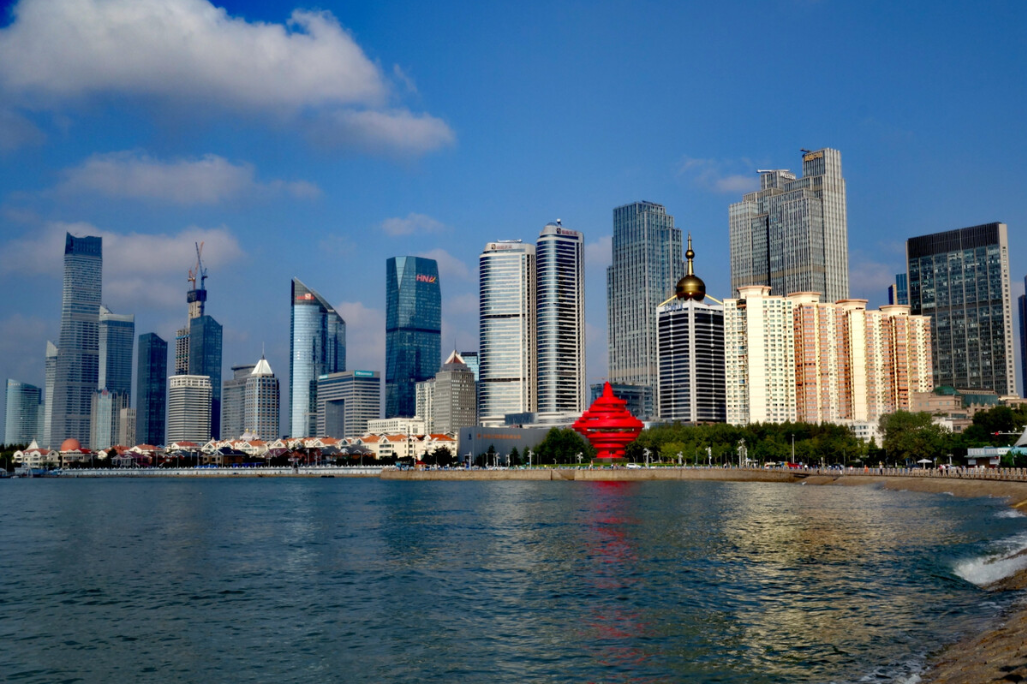
%> input picture Dehaze/test_images/54.png, 1027 x 684 px
$ octave --eval "result = func_DCP_noSkyDetect(imread('../test_images/54.png'));"   (GNU Octave 9; MATLAB toolbox functions it lacks are replaced by stand-ins)
%> lines starting %> are read from the running program, lines starting %| are printed output that depends on the picture; in (x1, y1, x2, y2) boxes, pixels count from 0 and x2, y2 are one past the last pixel; in counts of white or black regions, pixels touching at a corner belong together; the program's own positions count from 1
### Dehaze/functions4DCP/fastguidedfilter.m
function q = fastguidedfilter(I, p, r, eps, s)
%   GUIDEDFILTER   O(1) time implementation of guided filter.
%
%   - guidance image: I (should be a gray-scale/single channel image)
%   - filtering input image: p (should be a gray-scale/single channel image)
%   - local window radius: r
%   - regularization parameter: eps
%   - subsampling ratio: s (try s = r/4 to s=r)

I_sub = imresize(I, 1/s, 'nearest'); % NN is often enough
p_sub = imresize(p, 1/s, 'nearest');
r_sub = r / s; % make sure this is an integer

[hei, wid] = size(I_sub);
N = boxfilter(ones(hei, wid), r_sub); % the size of each local patch; N=(2r+1)^2 except for boundary pixels.

mean_I = boxfilter(I_sub, r_sub) ./ N;
mean_p = boxfilter(p_sub, r_sub) ./ N;
mean_Ip = boxfilter(I_sub.*p_sub, r_sub) ./ N;
cov_Ip = mean_Ip - mean_I .* mean_p; % this is the covariance of (I, p) in each local patch.

mean_II = boxfilter(I_sub.*I_sub, r_sub) ./ N;
var_I = mean_II - mean_I .* mean_I;

a = cov_Ip ./ (var_I + eps);
b = mean_p - a .* mean_I;

mean_a = boxfilter(a, r_sub) ./ N;
mean_b = boxfilter(b, r_sub) ./ N;

mean_a = imresize(mean_a, [size(I, 1), size(I, 2)], 'bilinear'); % bilinear is recommended
mean_b = imresize(mean_b, [size(I, 1), size(I, 2)], 'bilinear');

q = mean_a .* I + mean_b;
end

### Dehaze/functions4DCP/boxfilter.m
function imDst = boxfilter(imSrc, r)

%   BOXFILTER   O(1) time box filtering using cumulative sum
%
%   - Definition imDst(x, y)=sum(sum(imSrc(x-r:x+r,y-r:y+r)));
%   - Running time independent of r;
%   - Equivalent to the function: colfilt(imSrc, [2*r+1, 2*r+1], 'sliding', @sum);
%   - But much faster.

[hei, wid] = size(imSrc);
imDst = zeros(size(imSrc));

%cumulative sum over Y axis
imCum = cumsum(imSrc, 1);
%difference over Y axis
imDst(1:r+1, :) = imCum(1+r:2*r+1, :);
imDst(r+2:hei-r, :) = imCum(2*r+2:hei, :) - imCum(1:hei-2*r-1, :);
imDst(hei-r+1:hei, :) = repmat(imCum(hei, :), [r, 1]) - imCum(hei-2*r:hei-r-1, :);

%cumulative sum over X axis
imCum = cumsum(imDst, 2);
%difference over Y axis
imDst(:, 1:r+1) = imCum(:, 1+r:2*r+1);
imDst(:, r+2:wid-r) = imCum(:, 2*r+2:wid) - imCum(:, 1:wid-2*r-1);
imDst(:, wid-r+1:wid) = repmat(imCum(:, wid), [1, r]) - imCum(:, wid-2*r:wid-r-1);
end

### Dehaze/functions/func_DCP_noSkyDetect.m
% function for Dark Channel Prior without sky detect
function output = func_DCP_noSkyDetect(input)
J = input;
%> J is the input picture: size 684x1027x3 uint8; mean R, G, B 80.1, 103.9, 124.5

patch_size_dc1 = 16;
str1=strel('square',patch_size_dc1);
Jdark = imerode(min(J,[],3),str1);
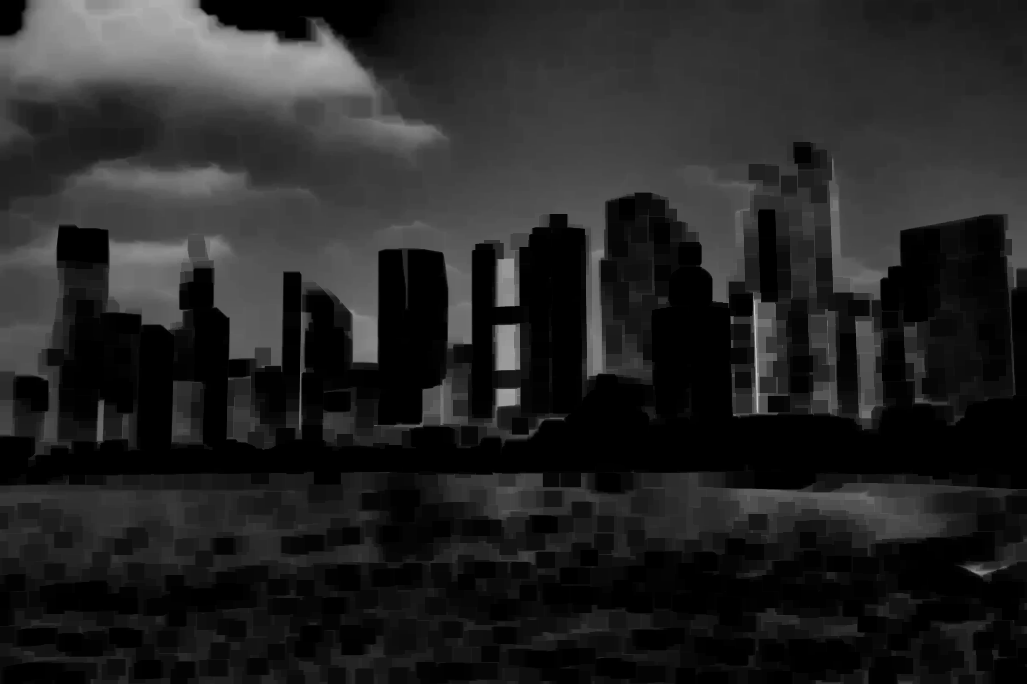
%> Jdark: size 684x1027 uint8; min 0, max 201, mean 36.4

[m,n,~] = size(J);
%> m = 684; n = 1027
imsize = m*n;
%> imsize = 702468
N = floor( m*n./1000 );
%> N = 702
JDarkVec = reshape(Jdark,imsize,1);
ImVec = reshape(J,imsize,3);
[~,indices] = sort(JDarkVec);
indices = indices(imsize-N+1:end);
%> indices = 702 values, max 518200 at index 627, min 90986 at index 79, mean 189671.8
atmsum = zeros(1,3);
for ind = 1:N
    atmsum = atmsum + ImVec(indices(ind),:);
end
%> this loop made 702 passes
%> atmsum on passes 1 to 3: [192 192 200], [255 255 255], [255 255 255]
Ac = atmsum/N;
%> Ac = [0 0 0]
w = 0.8;
im = zeros(size(J));
for ind = 1:3
    im(:,:,ind)= J(:,:,ind)./Ac(ind);
end
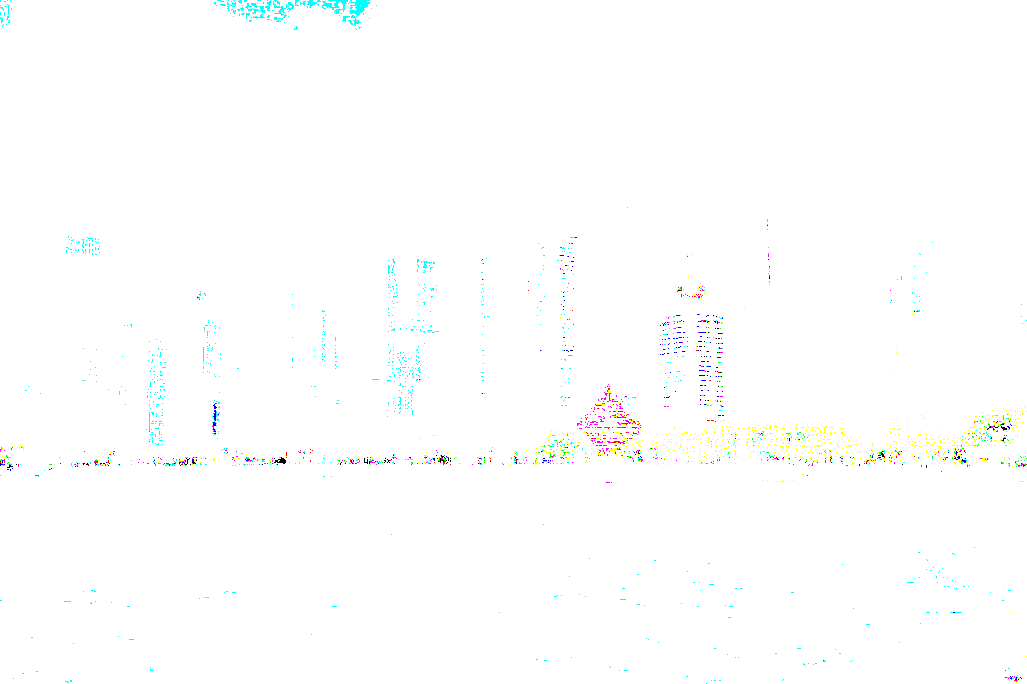
%> im: size 684x1027x3 double; mean R, G, B 253.6, 254.4, 254

dark2= imerode(min(im,[],3),str1);
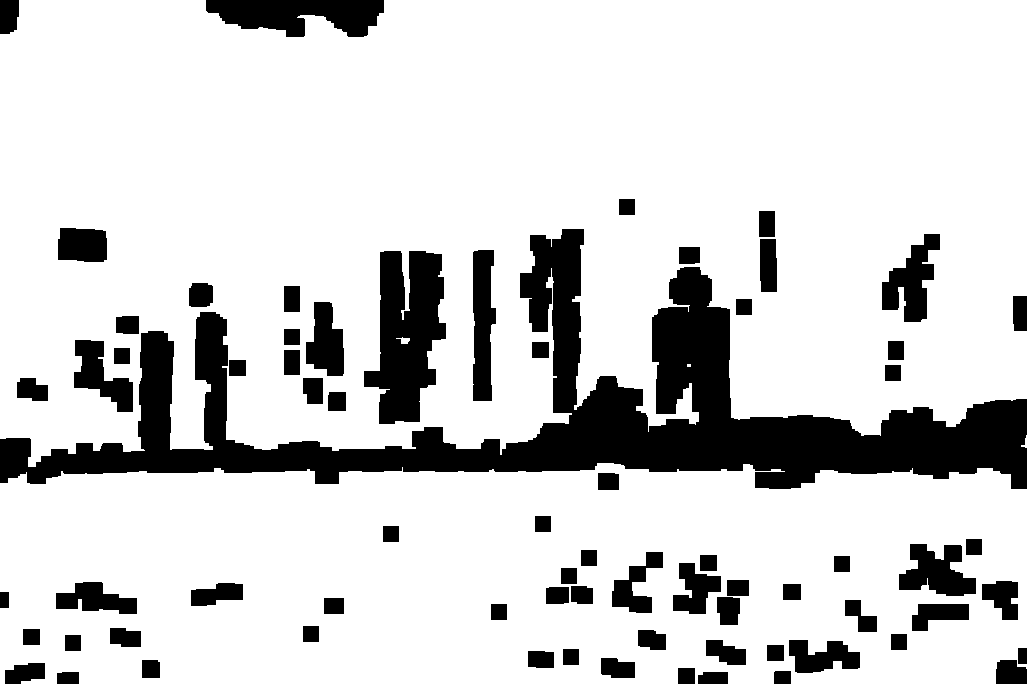
%> dark2: size 684x1027 double; 82.3% white; 72 black regions, largest, box (x1, y1, x2, y2) and area: (0, 229, 1027, 489) 67839, (364, 251, 446, 424) 9156, (206, 0, 384, 37) 4644
Jt = 1 - w * dark2;
r = 64;
eps = 0.01;
s = 4;
Jt = fastguidedfilter(rgb2gray(J),Jt, r, eps, s);
%> in fastguidedfilter, `p_sub = imresize(p, 1/s, 'nearest');`: p_sub: size 171x257 double; values -203 (black) and 1 (white), 17.7% white; 67 white regions (25 under 20 px), largest, box (x1, y1, x2, y2) and area: (0, 57, 257, 122) 4309, (91, 63, 112, 106) 576, (52, 0, 96, 9) 278
%> in boxfilter, `imDst(:, wid-r+1:wid) = repmat(imCum(:, wid), [1, r]) - imCum(:, wid-2..`: imDst: size 171x257 double; min 289, max 1089, mean 1003.3
%> in boxfilter (call 2), `imDst(hei-r+1:hei, :) = repmat(imCum(hei, :), [r, 1]) - imCum(hei-2*r:..`: imDst: size 171x257 double; min 812, max 8215, mean 3127
%> in boxfilter (call 2), `imDst(:, 1:r+1) = imCum(:, 1+r:2*r+1);`: imDst: size 171x257 double; min 812, max 141084, mean 7756.3
%> in boxfilter (call 2), `imDst(:, wid-r+1:wid) = repmat(imCum(:, wid), [1, r]) - imCum(:, wid-2..`: imDst: size 171x257 double; min 17875, max 209107, mean 100226.5
%> in boxfilter (call 3), `imDst(hei-r+1:hei, :) = repmat(imCum(hei, :), [r, 1]) - imCum(hei-2*r:..`: imDst: size 171x257 double; min -6699, max 33, mean -5227.4
%> in boxfilter (call 3), `imDst(:, 1:r+1) = imCum(:, 1+r:2*r+1);`: imDst: size 171x257 double; min -221067, max 33, mean -14079
%> in boxfilter (call 3), `imDst(:, wid-r+1:wid) = repmat(imCum(:, wid), [1, r]) - imCum(:, wid-2..`: imDst: size 171x257 double; min -221067, max -44387, mean -166760.6
%> call 4 of boxfilter, with r = 16
%> in boxfilter (call 4), `imDst(hei-r+1:hei, :) = repmat(imCum(hei, :), [r, 1]) - imCum(hei-2*r:..`: imDst: size 171x257 double; min 0, max 6004, mean 406.7
%> in boxfilter (call 4), `imDst(:, 1:r+1) = imCum(:, 1+r:2*r+1);`: imDst: size 171x257 double; min 0, max 25512, mean 813.6
%> in boxfilter (call 4), `imDst(:, wid-r+1:wid) = repmat(imCum(:, wid), [1, r]) - imCum(:, wid-2..`:
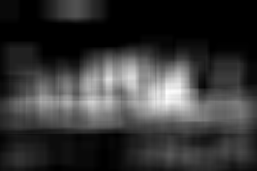
%> imDst: size 171x257 double; min 0, max 61362, mean 13129.6; drawn with min black and max white
%> call 5 of boxfilter, with r = 16
%> in boxfilter (call 5), `imDst(hei-r+1:hei, :) = repmat(imCum(hei, :), [r, 1]) - imCum(hei-2*r:..`:
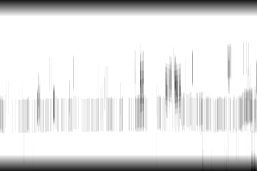
%> imDst: size 171x257 double; min 3799, max 8415, mean 7887.7; drawn with min black and max white
%> in boxfilter (call 5), `imCum = cumsum(imDst, 2);`:
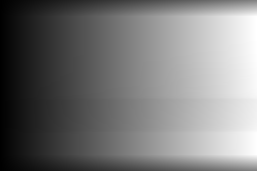
%> imCum: size 171x257 double; min 4335, max 2162655, mean 1020674.6; drawn with min black and max white
%> in boxfilter (call 5), `imDst(:, 1:r+1) = imCum(:, 1+r:2*r+1);`:
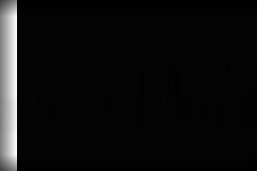
%> imDst: size 171x257 double; 6.61% of pixels changed, all inside (x1, y1, x2, y2) = (0, 0, 17, 171); drawn with min black and max white

Iorg = zeros(m,n,3);
for i = 1:1:m
    for j = 1:1:n
        for k = 1:1:3
        Iorg(i,j,k) = (J(i,j,k)-Ac(k)) ./ Jt(i,j) + Ac(k);
        end
    end
end
output = Iorg;
end
